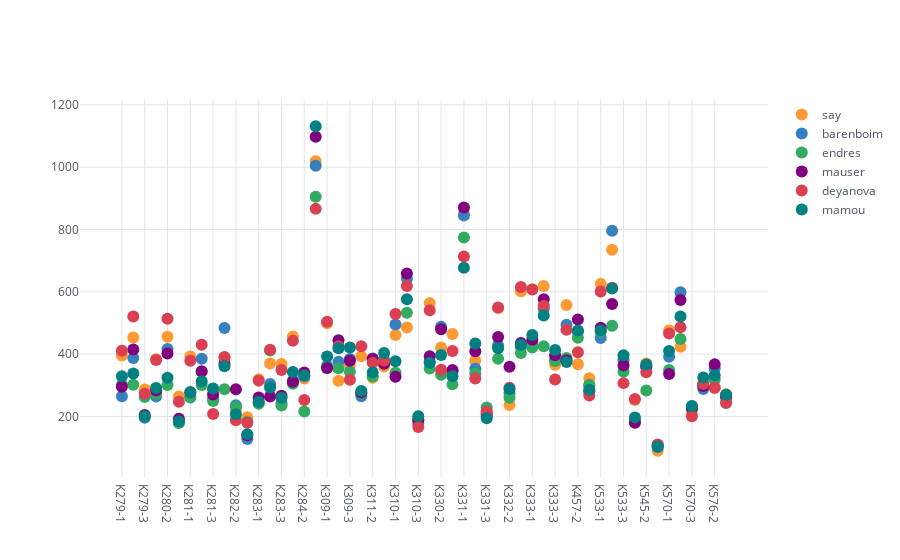

The notebook cell saved with this chart:
### Code cell
seconds.iloc[:,[0,1,5,6,7,8]].iplot(mode='markers')

### Figure 1 — Plotly figure (JSON) as saved in the notebook; plotly's stock layout.template omitted (floating-point values rounded to 4 significant figures)
{"data": [{"line": {"color": "rgba(255, 153, 51, 1.0)", "dash": "solid", "shape": "linear", "width": 1.3}, "marker": {"size": 12, "symbol": "circle"}, "mode": "markers", "name": "say", "text": "", "type": "scatter", "x": ["K279-1", "K279-2", "K279-3", "K280-1", "K280-2", "K280-3", "K281-1", "K281-2", "K281-3", "K282-1", "K282-2", "K282-3", "K283-1", "K283-2", "K283-3", "K284-1", "K284-2", "K284-3", "K309-1", "K309-2", "K309-3", "K311-1", "K311-2", "K311-3", "K310-1", "K310-2", "K310-3", "K330-1", "K330-2", "K330-3", "K331-1", "K331-2", "K331-3", "K332-1", "K332-2", "K332-3", "K333-1", "K333-2", "K333-3", "K457-1", "K457-2", "K457-3", "K533-1", "K533-2", "K533-3", "K545-1", "K545-2", "K545-3", "K570-1", "K570-2", "K570-3", "K576-1", "K576-2", "K576-3"], "y": [395.8, 453.1, 286.4, 383.4, 455.8, 263.8, 392.1, 343.5, 282.8, 389.0, 221.5, 197.5, 319.2, 369.9, 368.2, 456.7, 322.1, 1019.0, 499.2, 314.6, 365.4, 393.3, 324.3, 360.5, 461.2, 485.5, 193.1, 563.7, 421.3, 464.3, 852.8, 378.7, 204.4, 548.3, 236.7, 601.8, 608.4, 618.9, 366.2, 557.9, 367.7, 322.4, 625.5, 734.8, 382.5, 252.5, 370.0, 90.32, 476.1, 423.8, 213.1, 301.3, 291.1, 271.3]}, {"line": {"color": "rgba(55, 128, 191, 1.0)", "dash": "solid", "shape": "linear", "width": 1.3}, "marker": {"size": 12, "symbol": "circle"}, "mode": "markers", "name": "barenboim", "text": "", "type": "scatter", "x": ["K279-1", "K279-2", "K279-3", "K280-1", "K280-2", "K280-3", "K281-1", "K281-2", "K281-3", "K282-1", "K282-2", "K282-3", "K283-1", "K283-2", "K283-3", "K284-1", "K284-2", "K284-3", "K309-1", "K309-2", "K309-3", "K311-1", "K311-2", "K311-3", "K310-1", "K310-2", "K310-3", "K330-1", "K330-2", "K330-3", "K331-1", "K331-2", "K331-3", "K332-1", "K332-2", "K332-3", "K333-1", "K333-2", "K333-3", "K457-1", "K457-2", "K457-3", "K533-1", "K533-2", "K533-3", "K545-1", "K545-2", "K545-3", "K570-1", "K570-2", "K570-3", "K576-1", "K576-2", "K576-3"], "y": [264.8, 387.2, 196.2, 264.4, 416.9, 180.8, 261.1, 385.1, 257.4, 483.7, 236.1, 127.8, 243.1, 304.1, 242.6, 314.9, 328.7, 1005.0, 362.7, 375.3, 384.8, 264.5, 386.1, 380.9, 494.8, 642.2, 177.5, 376.4, 487.7, 343.8, 844.6, 353.4, 199.9, 427.4, 274.9, 422.5, 437.6, 546.0, 382.1, 494.7, 470.9, 301.0, 452.1, 796.0, 380.5, 186.4, 359.2, 101.4, 391.5, 599.0, 232.6, 288.3, 354.1, 267.7]}, {"line": {"color": "rgba(50, 171, 96, 1.0)", "dash": "solid", "shape": "linear", "width": 1.3}, "marker": {"size": 12, "symbol": "circle"}, "mode": "markers", "name": "endres", "text": "", "type": "scatter", "x": ["K279-1", "K279-2", "K279-3", "K280-1", "K280-2", "K280-3", "K281-1", "K281-2", "K281-3", "K282-1", "K282-2", "K282-3", "K283-1", "K283-2", "K283-3", "K284-1", "K284-2", "K284-3", "K309-1", "K309-2", "K309-3", "K311-1", "K311-2", "K311-3", "K310-1", "K310-2", "K310-3", "K330-1", "K330-2", "K330-3", "K331-1", "K331-2", "K331-3", "K332-1", "K332-2", "K332-3", "K333-1", "K333-2", "K333-3", "K457-1", "K457-2", "K457-3", "K533-1", "K533-2", "K533-3", "K545-1", "K545-2", "K545-3", "K570-1", "K570-2", "K570-3", "K576-1", "K576-2", "K576-3"], "y": [301.5, 301.8, 262.3, 273.2, 301, 178.8, 262.8, 301.2, 249.3, 287.7, 230.7, 183.3, 241, 412, 235.5, 305.3, 215.8, 904.8, 355.7, 354.7, 343.3, 274, 328.5, 378.8, 340.3, 532.7, 188.3, 353.7, 334, 303, 774.5, 337.5, 229, 385.3, 260.3, 403.7, 421.7, 425, 378, 387.5, 452.8, 299.7, 472.2, 491, 343.2, 181.5, 283.7, 107.8, 349.3, 448.7, 224.7, 305, 318, 243.3]}, {"line": {"color": "rgba(128, 0, 128, 1.0)", "dash": "solid", "shape": "linear", "width": 1.3}, "marker": {"size": 12, "symbol": "circle"}, "mode": "markers", "name": "mauser", "text": "", "type": "scatter", "x": ["K279-1", "K279-2", "K279-3", "K280-1", "K280-2", "K280-3", "K281-1", "K281-2", "K281-3", "K282-1", "K282-2", "K282-3", "K283-1", "K283-2", "K283-3", "K284-1", "K284-2", "K284-3", "K309-1", "K309-2", "K309-3", "K311-1", "K311-2", "K311-3", "K310-1", "K310-2", "K310-3", "K330-1", "K330-2", "K330-3", "K331-1", "K331-2", "K331-3", "K332-1", "K332-2", "K332-3", "K333-1", "K333-2", "K333-3", "K457-1", "K457-2", "K457-3", "K533-1", "K533-2", "K533-3", "K545-1", "K545-2", "K545-3", "K570-1", "K570-2", "K570-3", "K576-1", "K576-2", "K576-3"], "y": [295.0, 415.3, 204.8, 283.0, 402.0, 193.0, 278.0, 345.2, 270.8, 369.0, 287.0, 140.0, 261.0, 264.0, 266.3, 311.4, 340.8, 1097.0, 355.5, 444.2, 378.7, 277.2, 384.2, 369.2, 327.7, 658.8, 188.5, 393.5, 480.0, 349.5, 870.7, 409.0, 208.4, 455.2, 359.7, 435.6, 446.0, 576.0, 396.7, 380.2, 510.9, 280.3, 484.5, 560.9, 363.9, 179.6, 359.9, 108.8, 336.1, 573.5, 226.9, 297.8, 367.2, 261.3]}, {"line": {"color": "rgba(219, 64, 82, 1.0)", "dash": "solid", "shape": "linear", "width": 1.3}, "marker": {"size": 12, "symbol": "circle"}, "mode": "markers", "name": "deyanova", "text": "", "type": "scatter", "x": ["K279-1", "K279-2", "K279-3", "K280-1", "K280-2", "K280-3", "K281-1", "K281-2", "K281-3", "K282-1", "K282-2", "K282-3", "K283-1", "K283-2", "K283-3", "K284-1", "K284-2", "K284-3", "K309-1", "K309-2", "K309-3", "K311-1", "K311-2", "K311-3", "K310-1", "K310-2", "K310-3", "K330-1", "K330-2", "K330-3", "K331-1", "K331-2", "K331-3", "K332-1", "K332-2", "K332-3", "K333-1", "K333-2", "K333-3", "K457-1", "K457-2", "K457-3", "K533-1", "K533-2", "K533-3", "K545-1", "K545-2", "K545-3", "K570-1", "K570-2", "K570-3", "K576-1", "K576-2", "K576-3"], "y": [410.8, 521, 273, 381, 513.7, 247.3, 379, 430, 208.2, 390.8, 188, 180, 315, 414, 349, 443, 253, 866.2, 503.8, 425, 318, 425, 372, 379.2, 529, 619, 166, 540.8, 350, 410, 713, 322, 216, 550, 292, 615.2, 607.5, 555, 319, 478.4, 406.2, 266.9, 600.8, 613, 307, 256, 342, 110, 466, 486, 201, 304, 292, 244.2]}, {"line": {"color": "rgba(0, 128, 128, 1.0)", "dash": "solid", "shape": "linear", "width": 1.3}, "marker": {"size": 12, "symbol": "circle"}, "mode": "markers", "name": "mamou", "text": "", "type": "scatter", "x": ["K279-1", "K279-2", "K279-3", "K280-1", "K280-2", "K280-3", "K281-1", "K281-2", "K281-3", "K282-1", "K282-2", "K282-3", "K283-1", "K283-2", "K283-3", "K284-1", "K284-2", "K284-3", "K309-1", "K309-2", "K309-3", "K311-1", "K311-2", "K311-3", "K310-1", "K310-2", "K310-3", "K330-1", "K330-2", "K330-3", "K331-1", "K331-2", "K331-3", "K332-1", "K332-2", "K332-3", "K333-1", "K333-2", "K333-3", "K457-1", "K457-2", "K457-3", "K533-1", "K533-2", "K533-3", "K545-1", "K545-2", "K545-3", "K570-1", "K570-2", "K570-3", "K576-1", "K576-2", "K576-3"], "y": [328.8, 338, 201, 291, 324.2, 184.8, 277.8, 312.8, 289.8, 360.8, 207.2, 143.3, 247.5, 292.7, 260.0, 342.4, 332.5, 1131.0, 392.5, 419, 421.0, 281.8, 341.1, 403.4, 376.9, 576.5, 200.5, 372, 397.2, 328.8, 677, 434, 194.2, 419.0, 288.3, 430.3, 461.5, 524.3, 413, 374.7, 475.5, 285.5, 475.9, 610.7, 396.3, 197.1, 367.0, 104.0, 410.0, 520.4, 233.2, 325.3, 331.9, 269.6]}], "layout": {"legend": {"bgcolor": "#FFFFFF", "font": {"color": "#4D5663"}}, "paper_bgcolor": "#FFFFFF", "plot_bgcolor": "#FFFFFF", "title": {"font": {"color": "#4D5663"}}, "xaxis": {"gridcolor": "#E1E5ED", "showgrid": true, "tickfont": {"color": "#4D5663"}, "title": {"font": {"color": "#4D5663"}, "text": ""}, "zerolinecolor": "#E1E5ED"}, "yaxis": {"gridcolor": "#E1E5ED", "showgrid": true, "tickfont": {"color": "#4D5663"}, "title": {"font": {"color": "#4D5663"}, "text": ""}, "zerolinecolor": "#E1E5ED"}}}
